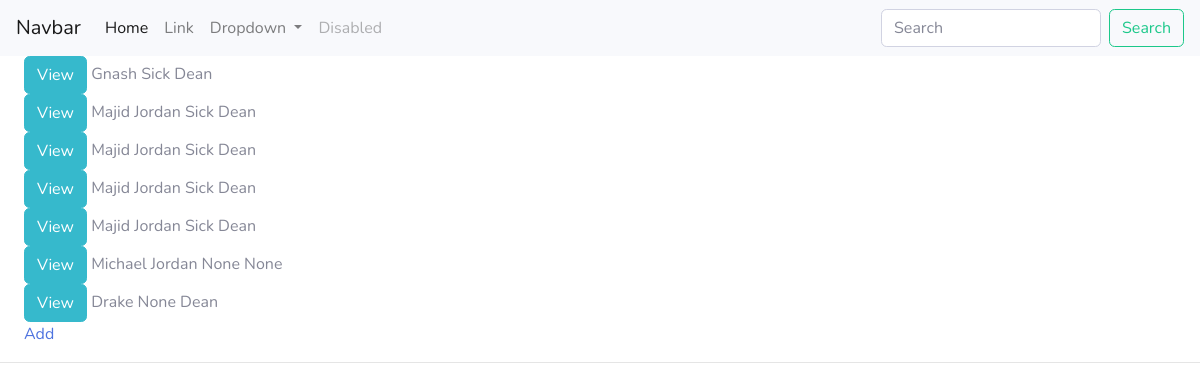
The page /patient/ on the database as committed earlier.
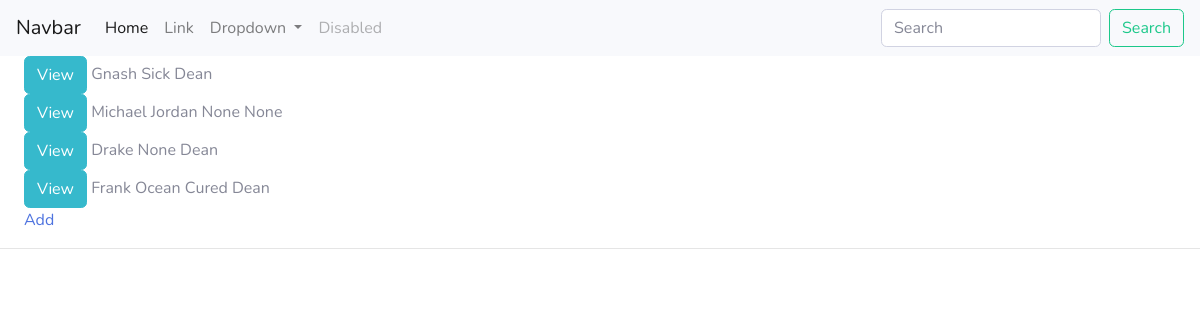
The same page on the database as committed later.
### lifesaver/models.py (models this page shows, shortened)
class Patient(models.Model):
    STATUS = (
        ('Sick', 'Sick'),
        ('Healing', 'Healing'),
        ('Cured', 'Cured'),
        ('Deceased', 'Deceased'),
    )
    name = models.CharField(max_length=200, null=True, blank=True)
    description = models.TextField(blank=True, null=True)
    status = models.CharField(max_length=200, null=True, blank=True, choices=STATUS)
    department = models.ForeignKey(Department, default="", null=True, blank=True, on_delete=models.CASCADE)
    care = models.ForeignKey(Nurse, default="", blank=True, null=True, on_delete=models.CASCADE)
    date_created = models.DateTimeField(auto_now_add=True, blank=True, null=True)

class Nurse(models.Model):
    name = models.CharField(max_length=200, null=True)
    email = models.CharField(max_length=200, null=True)
    phone = models.CharField(max_length=200, null=True)
    sector = models.ForeignKey(Department, null=True, blank=True, on_delete=models.CASCADE)
    reports_to = models.ForeignKey(Doctor, blank=True, null=True, on_delete=models.CASCADE)
    work_shift = models.OneToOneField(WorkShift, default="", blank=True, null=True, on_delete=models.CASCADE)
    def __str__(self):
         return self.name

### lifesaver/views.py (the view)
# urls.py: path('patient/', views.patient, name='patient'),
def patient(request):
    patients = Patient.objects.all()
    context = {'patients':patients}
    return render(request, 'lifesaver/patient.html', context)

### lifesaver/templates/lifesaver/patient.html
{% extends 'lifesaver/main.html' %}
{% block content %}
{% for patients in patients %}
<div>
	<a class="btn btn-info" href="{% url 'patient_update' patients.pk %}">View</a>
    {{patients.name}}
    {{patients.status}}
    {{patients.care}}
</div>
{% endfor %}
<a href="{% url 'patient_add' %}">Add</a>
{% endblock content %}

### lifesaver/templates/lifesaver/main.html (shortened to what this page needs)
{% load static %}
<!DOCTYPE html>
<html lang="en">
<head>
    <link href="{% static 'startbootstrap-sb-admin-2-gh-pages/vendor/fontawesome-free/css/all.min.css' %}" rel="stylesheet" type="text/css">
    <link href="{% static 'startbootstrap-sb-admin-2-gh-pages/css/sb-admin-2.css' %}" rel="stylesheet">
</head>
<body>
	{%  include 'lifesaver/navbar.html' %}
	<div class="container-fluid">
	{% block content %}
	{% endblock %}
    </div>
	<hr>
</body>
</html>

### lifesaver/templates/lifesaver/navbar.html (shortened to what this page needs)
<nav class="navbar navbar-expand-lg navbar-light bg-light">
    <a class="navbar-brand" href="#">Navbar</a>
    <div class="collapse navbar-collapse" id="navbarSupportedContent">
      <ul class="navbar-nav mr-auto">
        <li class="nav-item active">
          <a class="nav-link" href="#">Home <span class="sr-only">(current)</span></a>
        </li>
        <li class="nav-item">
          <a class="nav-link" href="#">Link</a>
        </li>
        <li class="nav-item dropdown">
          <a class="nav-link dropdown-toggle" href="#" id="navbarDropdown" role="button" data-toggle="dropdown" aria-haspopup="true" aria-expanded="false">
            Dropdown
          </a>
        </li>
        <li class="nav-item">
          <a class="nav-link disabled" href="#">Disabled</a>
        </li>
      </ul>
      <form class="form-inline my-2 my-lg-0">
        <input class="form-control mr-sm-2" type="search" placeholder="Search" aria-label="Search">
        <button class="btn btn-outline-success my-2 my-sm-0" type="submit">Search</button>
      </form>
    </div>
</nav>

Rows that differ between the two databases and show on the page:
removed Patient: name "Majid Jordan", status "Sick", care "Dean"
removed Patient: name "Majid Jordan", status "Sick", care "Dean"
removed Patient: name "Majid Jordan", status "Sick", care "Dean"
removed Patient: name "Majid Jordan", status "Sick", care "Dean"
added Patient: name "Frank Ocean", status "Cured", care "Dean"
